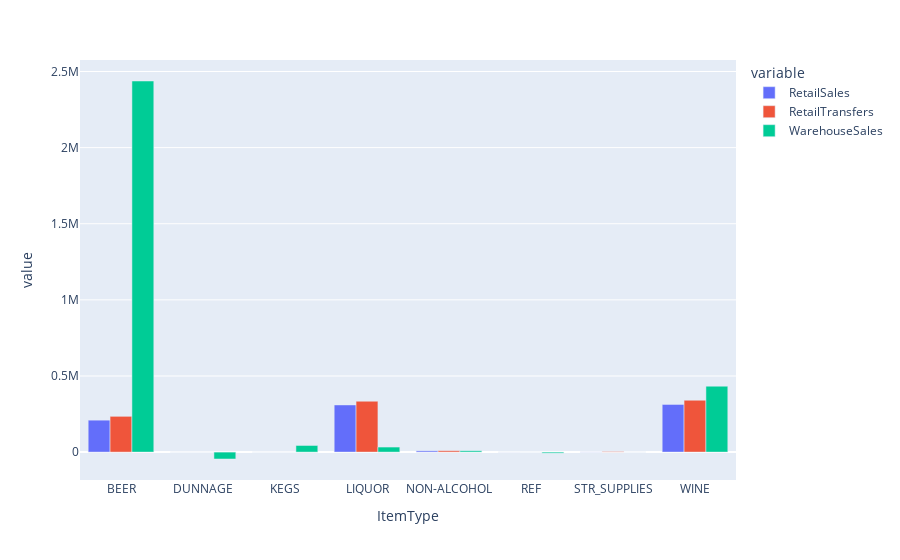

The notebook cell saved with this chart:
### Code cell
df_bar=df[['RetailSales','RetailTransfers','WarehouseSales','ItemType']].groupby('ItemType',as_index=False).sum()

px.bar(df_bar, x="ItemType", y=['RetailSales','RetailTransfers','WarehouseSales'], barmode="group")

### Figure 1 — Plotly figure (JSON) as saved in the notebook; plotly's stock layout.template omitted (floating-point values rounded to 4 significant figures)
{"data": [{"alignmentgroup": "True", "hovertemplate": "variable=RetailSales<br>ItemType=%{x}<br>value=%{y}<extra></extra>", "legendgroup": "RetailSales", "marker": {"color": "#636efa"}, "name": "RetailSales", "offsetgroup": "RetailSales", "orientation": "v", "showlegend": true, "textposition": "auto", "type": "bar", "x": ["BEER", "DUNNAGE", "KEGS", "LIQUOR", "NON-ALCOHOL", "REF", "STR_SUPPLIES", "WINE"], "xaxis": "x", "y": [209800.0, 0, 0, 309800.0, 8110.0, 281.3, 996.0, 313400.0], "yaxis": "y"}, {"alignmentgroup": "True", "hovertemplate": "variable=RetailTransfers<br>ItemType=%{x}<br>value=%{y}<extra></extra>", "legendgroup": "RetailTransfers", "marker": {"color": "#EF553B"}, "name": "RetailTransfers", "offsetgroup": "RetailTransfers", "orientation": "v", "showlegend": true, "textposition": "auto", "type": "bar", "x": ["BEER", "DUNNAGE", "KEGS", "LIQUOR", "NON-ALCOHOL", "REF", "STR_SUPPLIES", "WINE"], "xaxis": "x", "y": [234900.0, 0, 0, 334200.0, 9058.0, 171.9, 3595.0, 340700.0], "yaxis": "y"}, {"alignmentgroup": "True", "hovertemplate": "variable=WarehouseSales<br>ItemType=%{x}<br>value=%{y}<extra></extra>", "legendgroup": "WarehouseSales", "marker": {"color": "#00cc96"}, "name": "WarehouseSales", "offsetgroup": "WarehouseSales", "orientation": "v", "showlegend": true, "textposition": "auto", "type": "bar", "x": ["BEER", "DUNNAGE", "KEGS", "LIQUOR", "NON-ALCOHOL", "REF", "STR_SUPPLIES", "WINE"], "xaxis": "x", "y": [2438000.0, -45331, 43558, 33170.0, 8657.0, -6754, 0, 433000.0], "yaxis": "y"}], "layout": {"autosize": true, "barmode": "group", "legend": {"title": {"text": "variable"}, "tracegroupgap": 0}, "margin": {"t": 60}, "xaxis": {"anchor": "y", "autorange": true, "domain": [0, 1], "range": [-0.5, 7.5], "title": {"text": "ItemType"}, "type": "category"}, "yaxis": {"anchor": "x", "autorange": true, "domain": [0, 1], "range": [-183300.0, 2576000.0], "title": {"text": "value"}, "type": "linear"}}}
